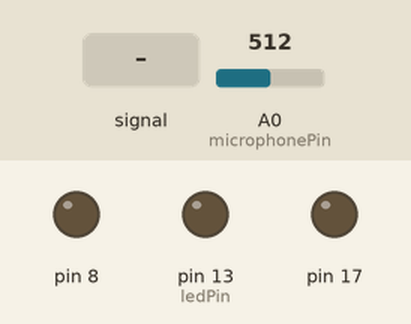
Simulated run of this sketch. Board: Arduino Uno, built with avr-gcc and run on an emulated ATmega328P. On the bench: output pins drawn as LEDs (lit = HIGH). Dashed ring = blinking. The inputs (shaded band) are chosen by the test bench; at power-on: A0 (microphonePin) = 512. What the sketch prints to the serial monitor is not drawn.

Above: at 1.2 s.
1.3 s: A0 (microphonePin) fed a 200 Hz sine of ±460 counts around its level
At 4.2 s:
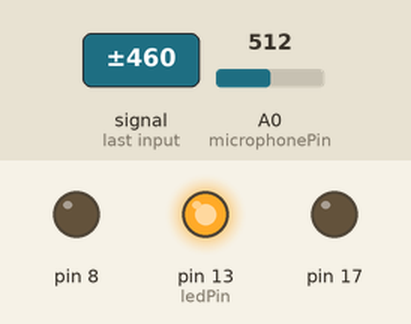
4.3 s: A0 (microphonePin) set to 716
At 5.7 s:
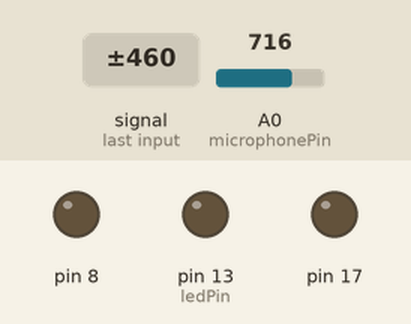
6.0 s: A0 (microphonePin) set to 890
7.5 s: A0 (microphonePin) set to 924
At 7.9 s:
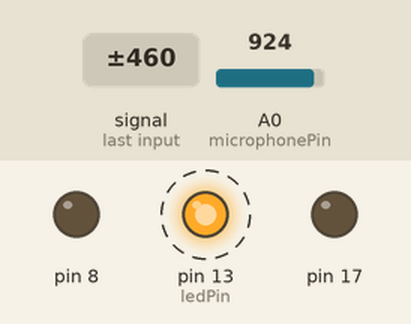
10.5 s: A0 (microphonePin) set to 900
At 11.8 s:
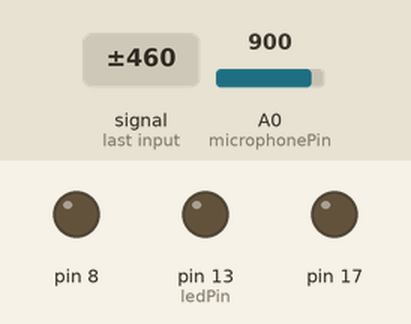
12.1 s: A0 (microphonePin) set to 918
At 12.5 s:
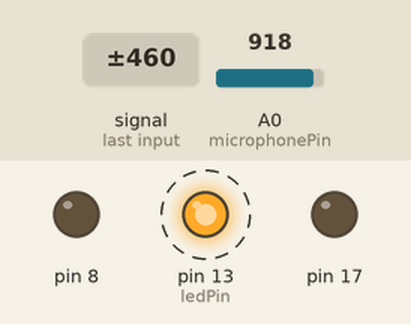
Timing chart, 0 to 16.1 s (numbered marks = the images above; inputs shaded):
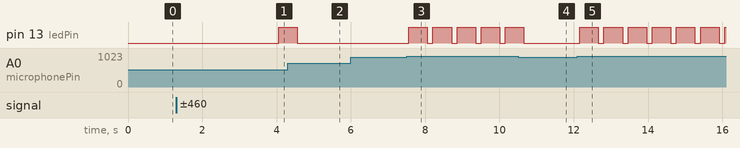

Measured:
- the behaviour switches between 908 and 909 on A0 (microphonePin) (found by bisection; images 2 and 3)
- after the input at 1.3 s, pin 13 (ledPin): LOW → HIGH after 2.8 s
- after the input at 4.3 s, pin 13 (ledPin): goes on until 4.6 s, then stays LOW
- after the input at 6.0 s, every drawn part: stays the same
- after the input at 7.5 s, pin 13 (ledPin): alternates HIGH for 0.50 s and LOW for 0.15 s, starting after 0.06 s
- after the input at 10.5 s, pin 13 (ledPin): goes on until 10.7 s, then stays LOW
- after the input at 12.1 s, pin 13 (ledPin): alternates HIGH for 0.50 s and LOW for 0.15 s, starting after 0.06 s

The sketch:

MicrophoneTest.ino
```cpp
//these define the pin connections
const int microphonePin = A0; //the microphone positive terminal will connect to analog pin A0 to be read
const int ledPin = 13;        //the code will flash the LED connected to pin 13

int sample; //the variable that will hold the value read from the microphone each time
int bubbsOff = 0;
int bubbsOn = 1;

const int threshold = 908; //the microphone threshold sound level at which the LED will turn on

void setup()
{
    pinMode(ledPin, OUTPUT); //sets digital pin 13 as output
    Serial.begin(9600);      //sets the baud rate at 9600 so we can check the values the microphone is obtaining on the Serial Monitor
}

void loop()
{
    sample = analogRead(microphonePin); //the arduino takes continuous readings from the microphone

    if (sample > threshold)
    {
        digitalWrite(ledPin, HIGH); //if the reading is greater than the threshold value, LED turns on
        analogWrite(sample, bubbsOn);
        Serial.println(bubbsOn);
        Serial.write(bubbsOn);
        delay(500);                //LED stays on for a half a second
        digitalWrite(ledPin, LOW); //LED turns off
    }
    else
    {
        analogWrite(sample, bubbsOff);
        Serial.println(bubbsOff);
        Serial.write(bubbsOff);
    }
    // Serial.println(sample);
    delay(150);
}
```
